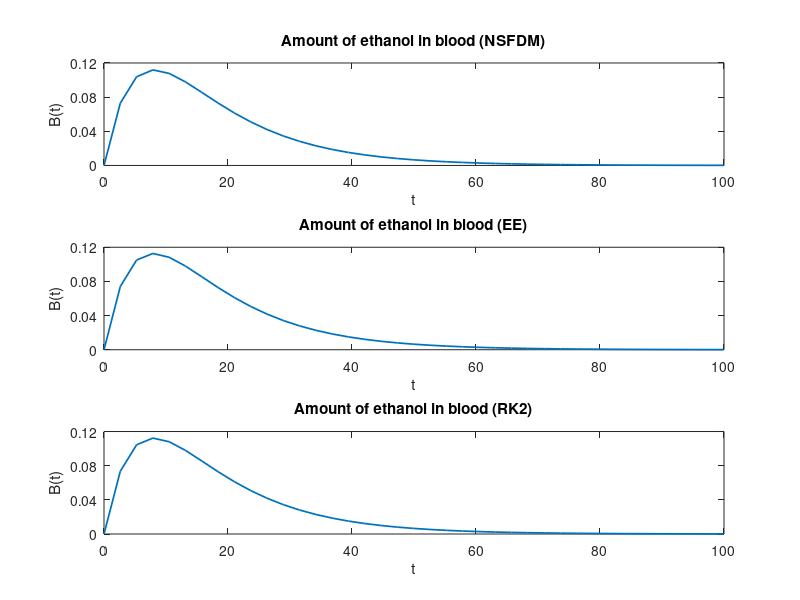

MATLAB code for this plot:
% Example 01: Equilibrium State Of Ethanol Metabolism Model

% Step 01: Definition Of Problem Parameters

% Constant Problem Parameters

a = 0.08;
b = 0.20;
c = 0.05;
d = 0.01;

% Time Vector

T       = 100;
varphi  = @(x) exp(x) - 1;
h_tilde = 0.1;
h       = varphi(h_tilde);
t       = (0:h:T)';

% Initialize Solution Vectors

% Solution Vectors Of NSFDM

A_NSFDM = zeros(length(t),1);
B_NSFDM = zeros(length(t),1);
C_NSFDM = zeros(length(t),1);

% Solution Vectors Of EE

A_EE = zeros(length(t),1);
B_EE = zeros(length(t),1);
C_EE = zeros(length(t),1);

% Solution Vectors Of RK2

A_RK2 = zeros(length(t),1);
B_RK2 = zeros(length(t),1);
C_RK2 = zeros(length(t),1);

% Initial Conditions

A_NSFDM(1) = 0.5;
B_NSFDM(1) = 0;
C_NSFDM(1) = 0;

A_EE(1) = 0.5;
B_EE(1) = 0;
C_EE(1) = 0;

A_RK2(1) = 0.5;
B_RK2(1) = 0;
C_RK2(1) = 0;

% Step 02: Computations

A_NSFDM = A_NSFDM(1).*exp(-a*t);
A_EE    = A_EE(1).*exp(-a*t);
A_RK2   = A_RK2(1).*exp(-a*t);

% Solution Loop For NSFDM

for j = 1:1:(length(t)-1)
  %h = t(j+1) - t(j);
  C_NSFDM(j+1) = C_NSFDM(j)/(1 + (h*b)/(1 + h*b) + (h*c)/(d+C_NSFDM(j))) + (h*b*B_NSFDM(j) + h^2*a*b*A_NSFDM(j+1))/((1 + (h*b)/(1 + h*b) + (h*c)/(d+C_NSFDM(j))) * (1 + h*b));
  B_NSFDM(j+1) = (B_NSFDM(j) + h*a*A_NSFDM(j+1) + h*b*C_NSFDM(j+1))/(1 + h*b);
endfor

% Solution Loop For EE

for j = 1:1:(length(t)-1)
  B_EE(j+1) = B_EE(j) + h*(b*C_EE(j) - b*B_EE(j) + a*A_EE(1)*exp(-a*t(j+1)));
  C_EE(j+1) = C_EE(j) + h*(b*B_EE(j) - b*C_EE(j) - (c*C_EE(j))/(d+C_EE(j)));
endfor

% Solution Loop For RK2

for j = 1:1:(length(t)-1)
  k_1B = b*C_RK2(j) - b*B_RK2(j) + a*A_RK2(1)*exp(-a*t(j+1));
  k_1C = b*B_RK2(j) - b*C_RK2(j) - (c*C_RK2(j))/(d+C_RK2(j));
  k_2B = b*(C_RK2(j)+h*k_1C) - b*(B_RK2(j)+h*k_1B) + a*A_RK2(1)*exp(-a*t(j+1));
  k_2C = b*(B_RK2(j)+h*k_1B) - b*(C_RK2(j)+h*k_1C) - (c*(C_RK2(j)+h*k_1C))/(d+(C_RK2(j)+h*k_1C));
  B_RK2(j+1) = B_RK2(j) + (h/2)*(k_1B + k_2B);
  C_RK2(j+1) = C_RK2(j) + (h/2)*(k_1C + k_2C);
endfor

% Step 03: Plots Of Solution Components

##figure(1)
##plot(t,A_NSFDM)
##title('Amount Of Ethanol A(t) In Stomach')
##xlabel('t')
##ylabel('A(t)')
##
##figure(2)
##plot(t,B_NSFDM)
##title('Amount of Ethanol B(t) In Blood')
##xlabel('t')
##ylabel('B(t)')
##
##figure(3)
##plot(t,C_NSFDM)
##title('Amount Of Ethanol C(t) In Liver')
##xlabel('t')
##ylabel('C(t)')
##
##figure(4)
##plot(t,A_NSFDM+B_NSFDM+C_NSFDM)
##title('Total Amount Of Ethanol N(t) In Body')
##xlabel('t')
##ylabel('N(t)')

##figure(1)
##plot(t,A_RK2)
##title('Amount Of Ethanol A(t) In Stomach')
##xlabel('t')
##ylabel('A(t)')
##
##figure(2)
##plot(t,B_RK2)
##title('Amount of Ethanol B(t) In Blood')
##xlabel('t')
##ylabel('B(t)')
##
##figure(3)
##plot(t,C_RK2)
##title('Amount Of Ethanol C(t) In Liver')
##xlabel('t')
##ylabel('C(t)')
##
##figure(4)
##plot(t,A_RK2+B_RK2+C_RK2)
##title('Total Amount Of Ethanol N(t) In Body')
##xlabel('t')
##ylabel('N(t)')

figure(1)
title('Denominator function exp(h) - 1 for h = 0.1');

subplot(3,1,1);
plot(t(1:25:end),B_NSFDM(1:25:end),'linewidth',1.25);
title('Amount of ethanol in blood (NSFDM)');
xlabel('t');
ylabel('B(t)');
yticks([0 0.04 0.08 0.12]);

subplot(3,1,2);
plot(t(1:25:end),B_EE(1:25:end),'linewidth',1.25);
title('Amount of ethanol in blood (EE)');
xlabel('t');
ylabel('B(t)');
yticks([0 0.04 0.08 0.12]);

subplot(3,1,3);
plot(t(1:25:end),B_RK2(1:25:end),'linewidth',1.25);
title('Amount of ethanol in blood (RK2)');
xlabel('t');
ylabel('B(t)');
yticks([0 0.04 0.08 0.12]);
